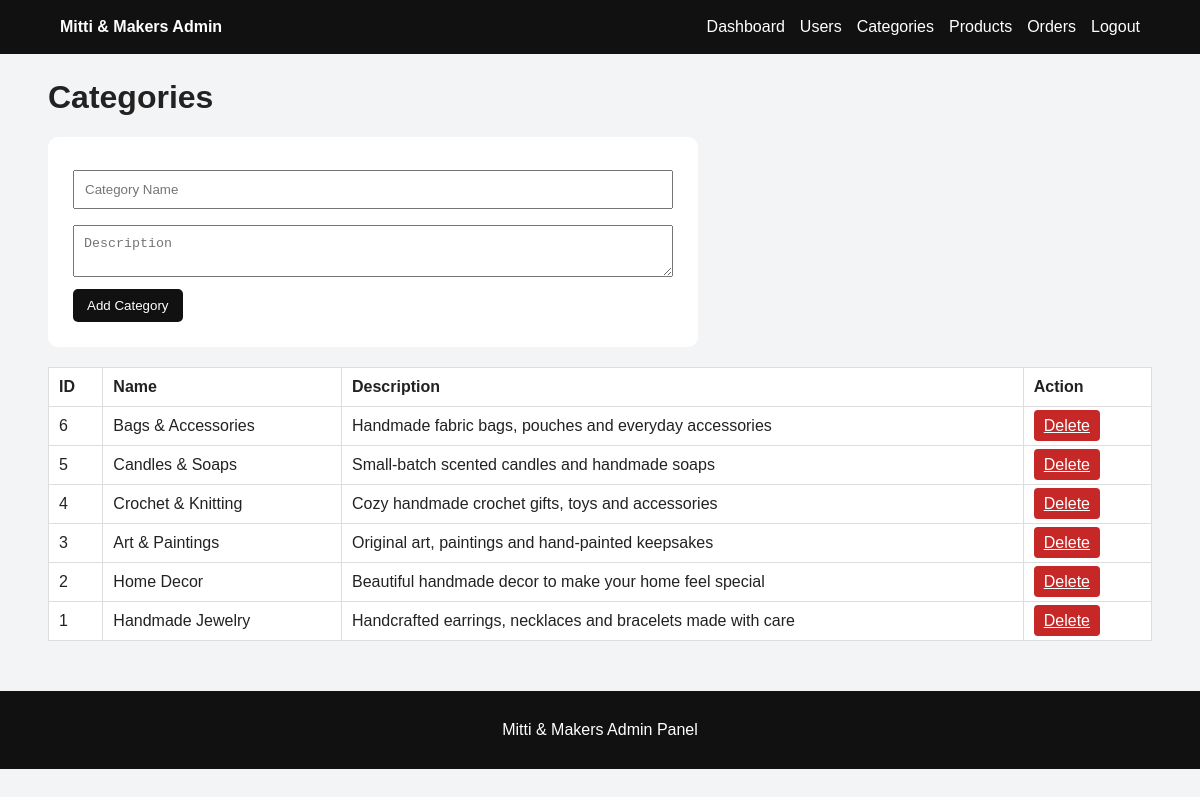
The app's page /admin/categories.php (signed in) with its own data.
### tables this page shows
CREATE TABLE categories (
 id INT AUTO_INCREMENT PRIMARY KEY,
 name VARCHAR(100) NOT NULL,
 image VARCHAR(255),
 description TEXT,
 status TINYINT DEFAULT 1,
 created_at TIMESTAMP DEFAULT CURRENT_TIMESTAMP
);

### admin/categories.php (the view, shortened to what this page needs)
<?php
require "../config/db.php";require "includes/auth.php";
$res=$conn->query("SELECT * FROM categories ORDER BY id DESC");require "includes/header.php";
?>
<h1>Categories</h1><form class="form" method="post"><input name="name" placeholder="Category Name" required><textarea name="description" placeholder="Description"></textarea><button class="btn">Add Category</button></form>
<table><tr><th>ID</th><th>Name</th><th>Description</th><th>Action</th></tr><?php while($c=$res->fetch_assoc()):?><tr><td><?php echo $c['id'];?></td><td><?php echo htmlspecialchars($c['name']);?></td><td><?php echo htmlspecialchars($c['description']);?></td><td><a class="danger" href="?delete=<?php echo $c['id'];?>" onclick="return confirm('Delete category?')">Delete</a></td></tr><?php endwhile;?></table>
<?php require "includes/footer.php"; ?>

### admin/admin.css (style rules this page uses)
* { box-sizing:border-box }
body { margin:0;font-family:Arial;background:#f3f4f6;color:#222 }
.btn { background:#111;color:#fff;padding:9px 14px;border:0;border-radius:5px;text-decoration:none;display:inline-block }
.danger { background:#c62828;color:#fff;padding:7px 10px;border:0;border-radius:4px }
.form { background:#fff;padding:25px;max-width:650px;border-radius:10px }
.form input,.form textarea,.form select { width:100%;padding:10px;margin:8px 0 }
table { width:100%;border-collapse:collapse;background:#fff;margin:20px 0 }
th,td { padding:10px;border:1px solid #ddd;text-align:left }

### records on screen
categories: id "6", name "Bags & Accessories", description "Handmade fabric bags, pouches and everyday accessories"
categories: id "5", name "Candles & Soaps", description "Small-batch scented candles and handmade soaps"
categories: id "4", name "Crochet & Knitting", description "Cozy handmade crochet gifts, toys and accessories"
categories: id "3", name "Art & Paintings", description "Original art, paintings and hand-painted keepsakes"
categories: id "2", name "Home Decor", description "Beautiful handmade decor to make your home feel special"
categories: id "1", name "Handmade Jewelry", description "Handcrafted earrings, necklaces and bracelets made with care"
